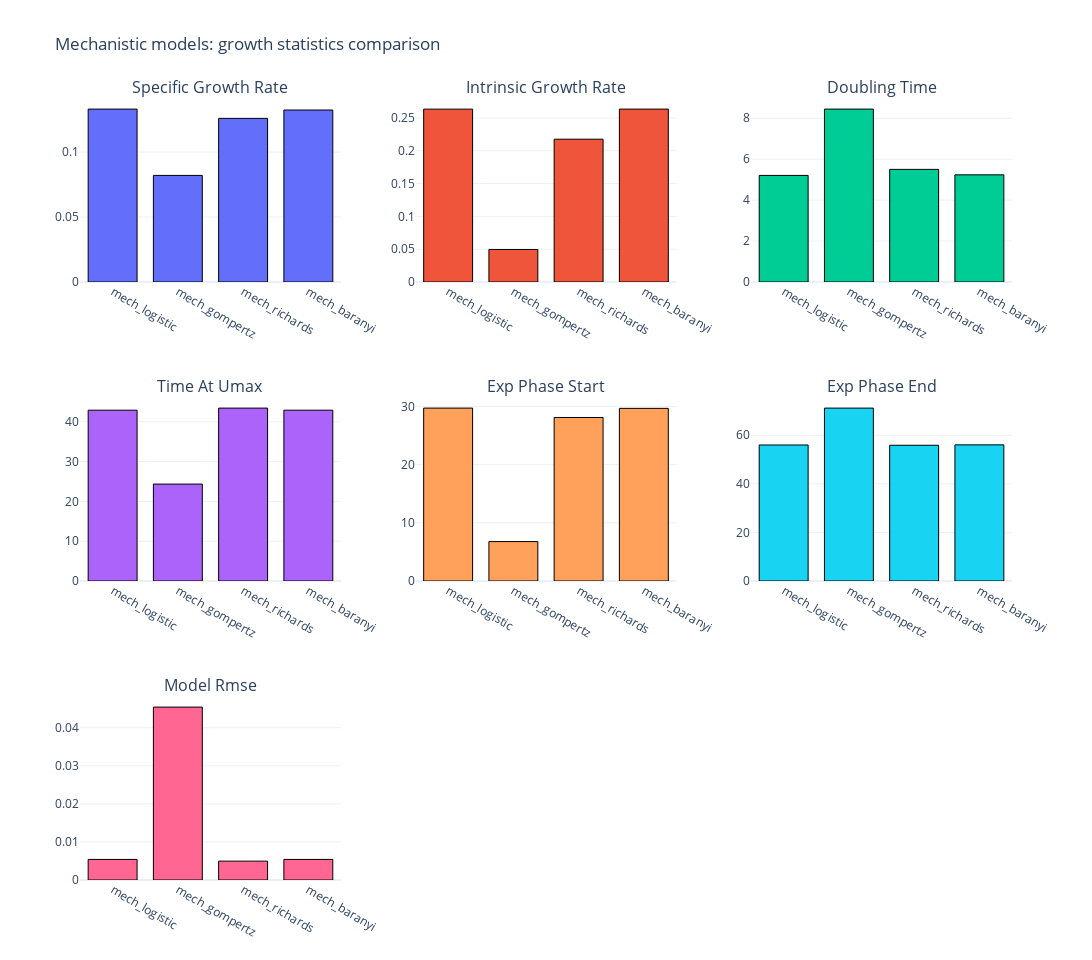

Notebook source saved alongside this figure:
### Markdown cell above
# Mechanistic Growth Statistics Comparison (Plotly)

This chart compares key growth statistics across mechanistic models.

### Code cell
fig_mech_stats = plot_growth_stats_comparison(
    mechanistic_stats,
    title="Mechanistic models: growth statistics comparison",
)
fig_mech_stats.show()

### Figure 1 — Plotly figure (JSON) as saved in the notebook; plotly's stock layout.template omitted (floating-point values rounded to 4 significant figures)
{"data": [{"marker": {"line": {"color": "black", "width": 1}}, "showlegend": false, "type": "bar", "x": ["mech_logistic", "mech_gompertz", "mech_richards", "mech_baranyi"], "xaxis": "x", "y": [0.1331, 0.08205, 0.126, 0.1324], "yaxis": "y"}, {"marker": {"line": {"color": "black", "width": 1}}, "showlegend": false, "type": "bar", "x": ["mech_logistic", "mech_gompertz", "mech_richards", "mech_baranyi"], "xaxis": "x2", "y": [0.2635, 0.04958, 0.2176, 0.2635], "yaxis": "y2"}, {"marker": {"line": {"color": "black", "width": 1}}, "showlegend": false, "type": "bar", "x": ["mech_logistic", "mech_gompertz", "mech_richards", "mech_baranyi"], "xaxis": "x3", "y": [5.208, 8.447, 5.502, 5.236], "yaxis": "y3"}, {"marker": {"line": {"color": "black", "width": 1}}, "showlegend": false, "type": "bar", "x": ["mech_logistic", "mech_gompertz", "mech_richards", "mech_baranyi"], "xaxis": "x4", "y": [42.91, 24.35, 43.44, 42.91], "yaxis": "y4"}, {"marker": {"line": {"color": "black", "width": 1}}, "showlegend": false, "type": "bar", "x": ["mech_logistic", "mech_gompertz", "mech_richards", "mech_baranyi"], "xaxis": "x5", "y": [29.71, 6.774, 28.1, 29.67], "yaxis": "y5"}, {"marker": {"line": {"color": "black", "width": 1}}, "showlegend": false, "type": "bar", "x": ["mech_logistic", "mech_gompertz", "mech_richards", "mech_baranyi"], "xaxis": "x6", "y": [56.01, 71.2, 55.9, 56.06], "yaxis": "y6"}, {"marker": {"line": {"color": "black", "width": 1}}, "showlegend": false, "type": "bar", "x": ["mech_logistic", "mech_gompertz", "mech_richards", "mech_baranyi"], "xaxis": "x7", "y": [0.005409, 0.04542, 0.004954, 0.005408], "yaxis": "y7"}], "layout": {"annotations": [{"font": {"size": 16}, "showarrow": false, "text": "Specific Growth Rate", "x": 0.14, "xanchor": "center", "xref": "paper", "y": 1.0, "yanchor": "bottom", "yref": "paper"}, {"font": {"size": 16}, "showarrow": false, "text": "Intrinsic Growth Rate", "x": 0.5, "xanchor": "center", "xref": "paper", "y": 1.0, "yanchor": "bottom", "yref": "paper"}, {"font": {"size": 16}, "showarrow": false, "text": "Doubling Time", "x": 0.86, "xanchor": "center", "xref": "paper", "y": 1.0, "yanchor": "bottom", "yref": "paper"}, {"font": {"size": 16}, "showarrow": false, "text": "Time At Umax", "x": 0.14, "xanchor": "center", "xref": "paper", "y": 0.6167, "yanchor": "bottom", "yref": "paper"}, {"font": {"size": 16}, "showarrow": false, "text": "Exp Phase Start", "x": 0.5, "xanchor": "center", "xref": "paper", "y": 0.6167, "yanchor": "bottom", "yref": "paper"}, {"font": {"size": 16}, "showarrow": false, "text": "Exp Phase End", "x": 0.86, "xanchor": "center", "xref": "paper", "y": 0.6167, "yanchor": "bottom", "yref": "paper"}, {"font": {"size": 16}, "showarrow": false, "text": "Model Rmse", "x": 0.14, "xanchor": "center", "xref": "paper", "y": 0.2333, "yanchor": "bottom", "yref": "paper"}], "bargap": 0.25, "height": 960, "title": {"text": "Mechanistic models: growth statistics comparison"}, "width": 1200, "xaxis": {"anchor": "y", "domain": [0, 0.28]}, "xaxis2": {"anchor": "y2", "domain": [0.36, 0.64]}, "xaxis3": {"anchor": "y3", "domain": [0.72, 1]}, "xaxis4": {"anchor": "y4", "domain": [0, 0.28]}, "xaxis5": {"anchor": "y5", "domain": [0.36, 0.64]}, "xaxis6": {"anchor": "y6", "domain": [0.72, 1]}, "xaxis7": {"anchor": "y7", "domain": [0, 0.28]}, "xaxis8": {"anchor": "y8", "domain": [0.36, 0.64]}, "xaxis9": {"anchor": "y9", "domain": [0.72, 1]}, "yaxis": {"anchor": "x", "domain": [0.7667, 1.0]}, "yaxis2": {"anchor": "x2", "domain": [0.7667, 1.0]}, "yaxis3": {"anchor": "x3", "domain": [0.7667, 1.0]}, "yaxis4": {"anchor": "x4", "domain": [0.3833, 0.6167]}, "yaxis5": {"anchor": "x5", "domain": [0.3833, 0.6167]}, "yaxis6": {"anchor": "x6", "domain": [0.3833, 0.6167]}, "yaxis7": {"anchor": "x7", "domain": [0, 0.2333]}, "yaxis8": {"anchor": "x8", "domain": [0, 0.2333]}, "yaxis9": {"anchor": "x9", "domain": [0, 0.2333]}}}
